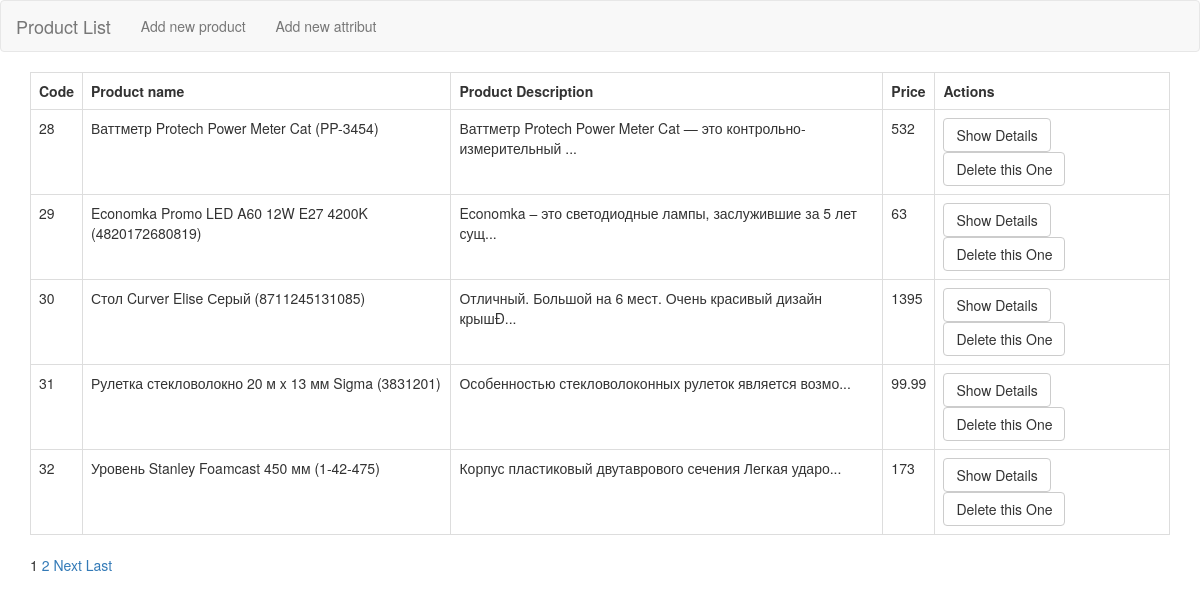
The page / on the database its author committed.
### tables this page shows
CREATE TABLE IF NOT EXISTS `product` (
  `productid` int(11) NOT NULL AUTO_INCREMENT,
  `productName` varchar(120) DEFAULT NULL,
  `productDescription` text,
  `productPrice` tinytext,
  PRIMARY KEY (`productid`)
);

### controllers/index.php (called while the page is built, shortened)
<?php
$limit = 5;
$totalpages = intval((count(App::get('database')->selectAll ('product', 'Product')) - 1) / $limit) + 1;
if (isset($_GET['page']) && is_numeric($_GET['page']))
{
    $currentpage = (int) $_GET['page'];
} else
    {
        $currentpage = 1;
    }
$offset = (ceil($currentpage) - 1)*$limit;
$count_show_pages = 5;
$url_page = "/?page=";
if ($totalpages > 1)
    {
        $left = $currentpage - 1;
        if ($left < floor($count_show_pages / 2)) $start = 1;
        else $start = $currentpage - floor($count_show_pages / 2);
        $end = $start + $count_show_pages - 1;
        if ($end > $totalpages)
        {
            $start -= ($end - $totalpages);
            $end = $totalpages;
            if ($start < 1) $start = 1;
        }
    }
$allProducts = App::get('database')->selectAllLimit ('product', $offset, $limit, 'Product');
require 'views/index.view.php';

### index.php (called while the page is built, shortened)
<?php
require Router::load('routes.php')->
            direct(Request::uri(), Request::method());

### core/App.php (called while the page is built, shortened)
<?php
class App
    {
    public static $registry = [];
    public static function bind($key, $value)
    {
        static::$registry[$key]= $value;
    }
    public static function get($key)
    {
        return static::$registry[$key];
    }
}

### core/database/QueryBuilder.php (called while the page is built, shortened)
<?php
class QueryBuilder
{
    protected $pdo;
    public function __construct($pdo)
    {
        $this->pdo = $pdo;
    }
    public function selectAllLimit($table, $offset, $limit,$class)
    {
        $statement = $this->pdo->prepare("select * from {$table} LIMIT {$offset}, {$limit}");
        $statement->execute();
        return $statement->fetchall(PDO::FETCH_CLASS, $class);
    }
    public function selectAll($table, $class)
    {
        $statement = $this->pdo->prepare("select * from {$table}");
        $statement->execute();
        return $statement->fetchall(PDO::FETCH_CLASS,$class);
    }
}

### core/entities/Product.php (called while the page is built, shortened)
<?php
class Product
{
    private $productid;
    private $productName;
    private $productDescription;
    private $productPrice;
    public function getProductName()
    {
        return $this->productName;
    }
    public function getProductDescription()
    {
        return $this->productDescription;
    }
    public function getProductPrice()
    {
        return $this->productPrice;
    }
    public function getProductid()
    {
        return $this->productid;
    }
}

### views/index.view.php (the view, shortened to what this page needs)
<?php require 'views/templates/header.php'; ?>
    <nav class="navbar navbar-default">
        <div class="container-fluid">
            <div class="navbar-header">
                <a class="navbar-brand" href="/">Product List</a>
            </div>
            <ul class="nav navbar-nav">
                <li><a href="addprod">Add new product</a></li>
                <li><a href="editAtr">Add new attribut</a></li>
            </ul>
        </div>
    </nav>
    <div class="container">
    <table class="table-bordered table responsive">
      <tr><th>Code</th><th>Product name</th><th>Product Description</th><th>Price</th><th>Actions</th></tr>
      <?php
        foreach ($allProducts as $data => $row)
            {
                echo '<tr><td>'.$row->getProductId().'</td>';
                echo '<td>'.$row->getProductName().'</td>';
                echo '<td>'.substr($row->getProductDescription(),0, 100).'...</td>';
                echo '<td>'.$row->getProductPrice().'</td>';
                echo '<td><a href="details?id='.$row->getProductId().'" class="btn btn-default">Show Details</a>
<a href="deleteProduct?id='.$row->getProductId().'" class="btn btn-default">Delete this One</a></td></tr>';
            }
      ?>
    </table>
    <div id="pagination">
        <?php for ($i = $start; $i <= $end; $i++) { ?>
            <?php if ($i == $currentpage) { ?><span><?=$i?></span><?php } else { ?><a href="<?php if ($i == 1) { ?><?=$url?><?php } else { ?><?=$url_page.$i?><?php } ?>"><?=$i?></a><?php } ?>
        <?php } ?>
        <?php if ($currentpage != $totalpages) { ?>
            <a href="<?=$url_page.($currentpage + 1)?>" title="Next Page">Next</a>
            <a href="<?=$url_page.$totalpages?>" title="Last Page">Last</a>
        <?php } ?>
    </div>
<?php require 'views/templates/footer.php'; ?>

### views/templates/header.php (shortened to what this page needs)
<!DOCTYPE html>
<html lang="en-US">
<head>
    <link rel="stylesheet" href="https://maxcdn.bootstrapcdn.com/bootstrap/3.4.0/css/bootstrap.min.css">
</head>
<body>

### views/templates/footer.php
</div>
</body>
</html>

### rows shown on the page
product: productid "28", productName "Ваттметр Protech Power Meter Cat (PP-3454)", productDescription "Ваттметр Protech Power Meter Cat — это контрольно-измерительный", productPrice "532"
product: productid "29", productName "Economka Promo LED A60 12W E27 4200K (4820172680819)", productDescription "Economka – это светодиодные лампы, заслужившие за 5 лет сущ", productPrice "63"
product: productid "30", productName "Стол Curver Elise Серый (8711245131085)", productDescription "Отличный. Большой на 6 мест. Очень красивый дизайн крышÐ", productPrice "1395"
product: productid "31", productName "Рулетка стекловолокно 20 м x 13 мм Sigma (3831201)", productDescription "Особенностью стекловолоконных рулеток является возмо", productPrice "99.99"
product: productid "32", productName "Уровень Stanley Foamcast 450 мм (1-42-475)", productDescription "Корпус пластиковый двутаврового сечения Легкая ударо", productPrice "173"
